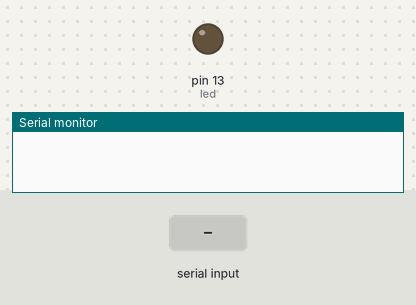
The sketch below on a simulated Arduino Uno, built with avr-gcc and run on an emulated ATmega328P. Parts: output pins drawn as LEDs (lit = HIGH), the last lines printed to the serial monitor. Inputs (shaded band) come from the test bench.

Above: at 1.2 s.
1.3 s: "90,45\n" received over Serial
At 3.5 s:
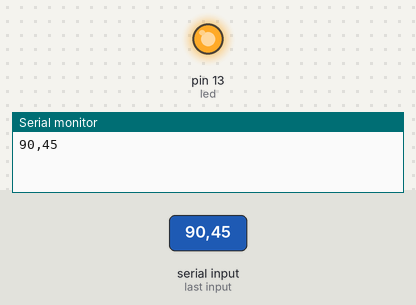
3.8 s: "5\n" received over Serial
Timing chart, 0 to 6.8 s (numbered marks = the images above; inputs shaded):
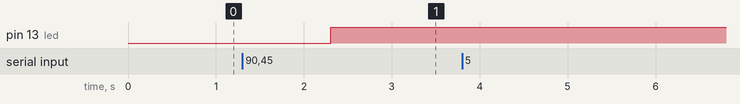

The sketch:

P_2_BlinkLED_LecturaSerial.ino
```cpp
int led = 13;
void setup() {
  // put your setup code here, to run once:
  pinMode(led, OUTPUT);
  Serial.begin(9600);
  Serial.setTimeout(1000); //ms  por defecto = 1000
}

String v;
int estado_led;
void loop() { //16Mhz
  // put your main code here, to run repeatedly:

  if(Serial.available()>0){
    v = Serial.readString();
    estado_led = v.toInt();
    Serial.println(v);
    digitalWrite(led, estado_led);
  }

}
```

Measured:
- after the input at 1.3 s, pin 13 (led): LOW → HIGH after 1.0 s
